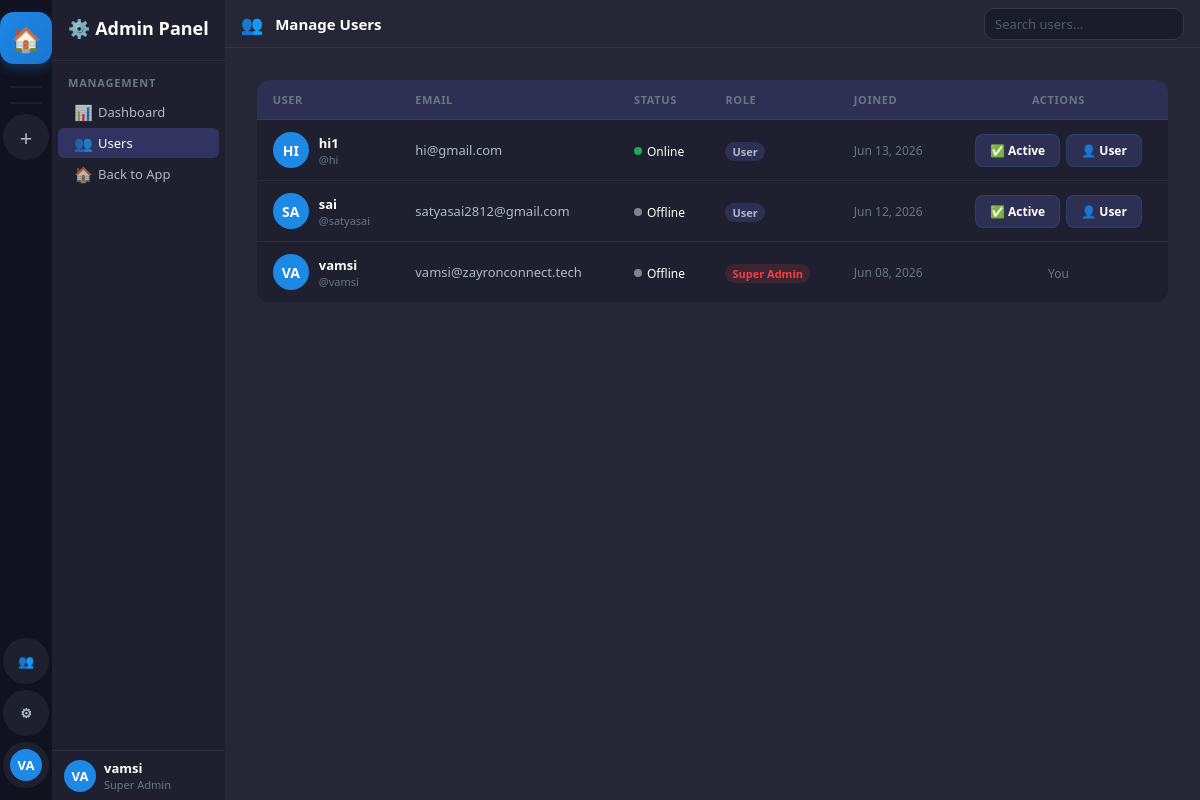
Before: /admin-panel/users/ (signed in) with the older database file.
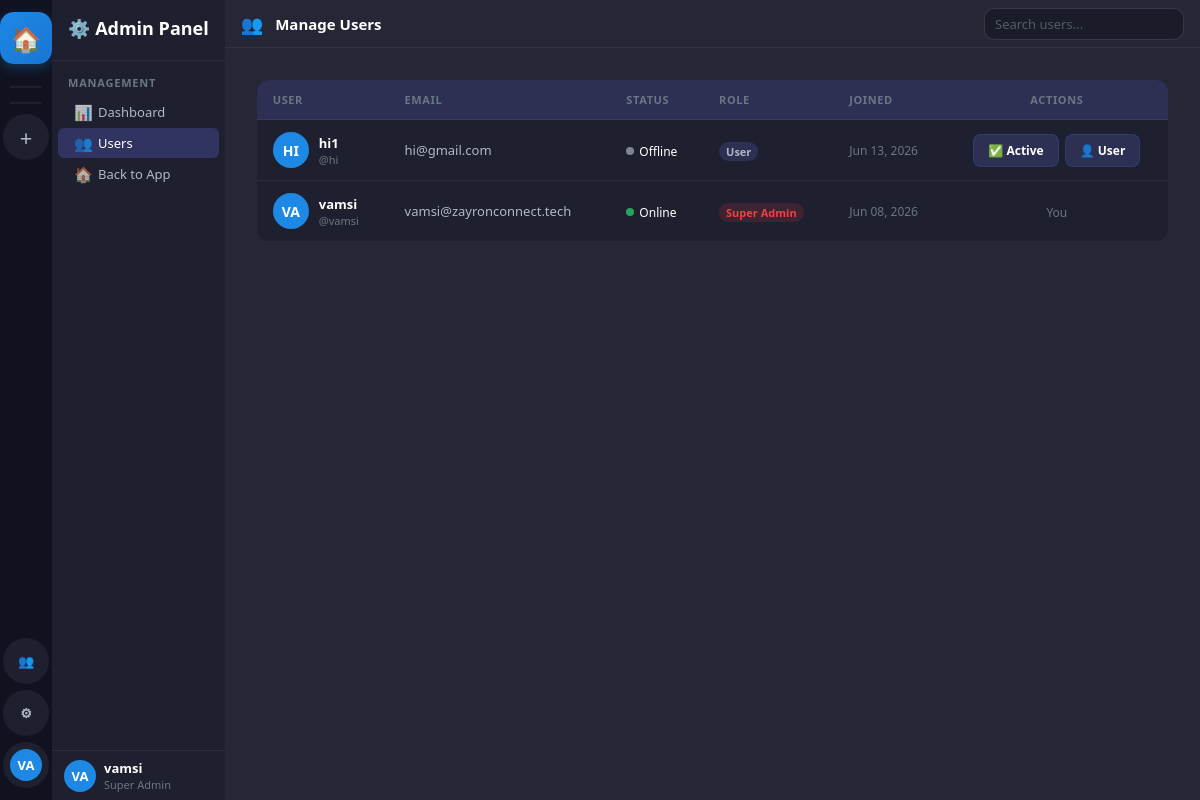
After: the same page with the newer database file.
### accounts/models.py (models this page shows, shortened)
class User(AbstractUser):
    ROLE_CHOICES = [
        ('super_admin', 'Super Admin'),
        ('hr', 'HR'),
        ('employee', 'Employee'),
    ]
    STATUS_CHOICES = [
        ('online', 'Online'),
        ('offline', 'Offline'),
        ('busy', 'Busy'),
        ('away', 'Away'),
    ]
    display_name = models.CharField(max_length=100, blank=True)
    avatar = models.ImageField(upload_to='avatars/', null=True, blank=True)
    is_super_admin = models.BooleanField(default=False)  # Legacy, kept for compatibility
    role = models.CharField(max_length=20, default='employee', choices=ROLE_CHOICES)
    status = models.CharField(max_length=20, default='offline', choices=STATUS_CHOICES)
    bio = models.TextField(blank=True)
    phone = models.CharField(max_length=20, blank=True)
    created_by = models.ForeignKey('self', on_delete=models.SET_NULL, null=True, blank=True, related_name='created_users')
    can_manage_users = models.BooleanField(default=False)  # Control access to user creation
    can_create_projects = models.BooleanField(default=False)  # Control access to project creation
    must_change_password = models.BooleanField(default=False)  # Force password change on first login
    class Meta:
        db_table = 'zc_users'
    def get_display_name(self):
        return self.display_name or self.get_full_name() or self.username
    def get_status_color(self):
        return {
            'online': '#23a55a',
            'offline': '#80848e',
            'busy': '#f23f43',
            'away': '#f0b232',
        }.get(self.status, '#80848e')
    def get_initials(self):
        name = self.get_display_name()
        parts = name.split()
        if len(parts) >= 2:
            return (parts[0][0] + parts[1][0]).upper()
        return name[:2].upper() if name else 'U'

### accounts/views.py (the view)
# urls.py: path('admin-panel/users/', views.admin_users, name='admin_users'),
@login_required
def admin_users(request):
    if not (request.user.is_super_admin or request.user.is_staff):
        return redirect('dashboard')
    users = User.objects.all().order_by('-date_joined')
    return render(request, 'admin_panel/users.html', {
        'users': users,
        'all_projects': request.user.projects.filter(is_active=True),
    })

### templates/admin_panel/users.html (shortened to what this page needs)
{% extends 'base.html' %}
{% block sidebar %}
<nav class="sidebar-channels">
  <div class="sc-header">
    <h2>⚙️ Admin Panel</h2>
  </div>
  <div class="sc-body">
    <div class="sc-section">
      <div class="sc-section-title">Management</div>
      <a href="/admin-panel/" class="ch-item">
        <span class="ch-icon">📊</span><span class="ch-name">Dashboard</span>
      </a>
      <a href="/admin-panel/users/" class="ch-item active">
        <span class="ch-icon">👥</span><span class="ch-name">Users</span>
      </a>
      <a href="/dashboard/" class="ch-item">
        <span class="ch-icon">🏠</span><span class="ch-name">Back to App</span>
      </a>
    </div>
  </div>
  <div class="sc-userbar">
    <div class="avatar avatar-32" style="background:var(--accent)">{{ user.get_initials }}</div>
    <div style="flex:1;min-width:0"><div class="ub-name">{{ user.get_display_name }}</div><div class="ub-tag">Super Admin</div></div>
  </div>
</nav>
{% endblock %}
{% block content %}
<div class="content-header">
  <span class="ch-icon-lg">👥</span>
  <h3>Manage Users</h3>
  <div class="header-actions">
    <input type="text" id="user-search" class="form-control" placeholder="Search users..." style="width:200px;padding:6px 10px;font-size:13px">
  </div>
</div>
<div class="dashboard-content">
  <div style="background:var(--bg-sidebar-r);border-radius:12px;overflow:hidden">
    <table style="width:100%;border-collapse:collapse" id="users-table">
      <thead>
        <tr style="background:var(--bg-hover)">
          <th style="text-align:left;padding:12px 16px;font-size:11px;color:var(--text-3);text-transform:uppercase;letter-spacing:.6px">User</th>
          <th style="text-align:left;padding:12px 16px;font-size:11px;color:var(--text-3);text-transform:uppercase;letter-spacing:.6px">Email</th>
          <th style="text-align:left;padding:12px 16px;font-size:11px;color:var(--text-3);text-transform:uppercase;letter-spacing:.6px">Status</th>
          <th style="text-align:left;padding:12px 16px;font-size:11px;color:var(--text-3);text-transform:uppercase;letter-spacing:.6px">Role</th>
          <th style="text-align:left;padding:12px 16px;font-size:11px;color:var(--text-3);text-transform:uppercase;letter-spacing:.6px">Joined</th>
          <th style="text-align:center;padding:12px 16px;font-size:11px;color:var(--text-3);text-transform:uppercase;letter-spacing:.6px">Actions</th>
        </tr>
      </thead>
      <tbody>
        {% for u in users %}
        <tr style="border-top:1px solid var(--border)" id="user-row-{{ u.id }}" data-name="{{ u.get_display_name|lower }} {{ u.username|lower }} {{ u.email|lower }}">
          <td style="padding:12px 16px">
            <div style="display:flex;align-items:center;gap:10px">
              <div class="avatar avatar-36" style="background:var(--accent)">
                {% if u.avatar %}<img src="{{ u.avatar.url }}" alt="">{% else %}{{ u.get_initials }}{% endif %}
              </div>
              <div>
                <div style="font-size:13px;font-weight:600">{{ u.get_display_name }}</div>
                <div style="font-size:11px;color:var(--text-3)">@{{ u.username }}</div>
              </div>
            </div>
          </td>
          <td style="padding:12px 16px;font-size:13px;color:var(--text-2)">{{ u.email }}</td>
          <td style="padding:12px 16px">
            <span style="display:inline-flex;align-items:center;gap:5px;font-size:12px">
              <span style="width:8px;height:8px;border-radius:50%;background:{{ u.get_status_color }}"></span>
              {{ u.get_status_display }}
            </span>
          </td>
          <td style="padding:12px 16px">
            {% if u.is_super_admin %}<span class="badge badge-danger">Super Admin</span>
            {% elif u.is_staff %}<span class="badge badge-accent">Staff</span>
            {% else %}<span class="badge" style="background:var(--bg-hover);color:var(--text-2)">User</span>{% endif %}
          </td>
          <td style="padding:12px 16px;font-size:12px;color:var(--text-3)">{{ u.date_joined|date:"M d, Y" }}</td>
          <td style="padding:12px 16px;text-align:center">
            {% if u != user %}
            <div style="display:flex;gap:6px;justify-content:center">
              <button class="btn btn-sm {% if u.is_active %}btn-secondary{% else %}btn-danger{% endif %}"
                      onclick="toggleUser({{ u.id }}, this)"
                      data-active="{{ u.is_active|yesno:'true,false' }}"
                      title="{% if u.is_active %}Disable{% else %}Enable{% endif %}">
                {% if u.is_active %}✅ Active{% else %}❌ Disabled{% endif %}
              </button>
              <button class="btn btn-sm btn-secondary"
                      onclick="toggleAdmin({{ u.id }}, this)"
                      title="Toggle admin">
                {% if u.is_super_admin %}👑 Admin{% else %}👤 User{% endif %}
              </button>
            </div>
            {% else %}
            <span style="font-size:12px;color:var(--text-3)">You</span>
            {% endif %}
          </td>
        </tr>
        {% endfor %}
      </tbody>
    </table>
  </div>
</div>
{% endblock %}

### templates/base.html (shortened to what this page needs)
<!DOCTYPE html>
<html lang="en">
<head>
<link rel="stylesheet" href="/static/css/main.css">
</head>
<body>
<div class="app-shell">
  <nav class="sidebar-projects" id="sidebar-projects">
    <a href="/dashboard/" class="sp-btn sp-logo" title="Home" onclick="location.reload(); return true">🏠</a>
    <div class="sp-divider"></div>
    <div class="sp-divider"></div>
    {% if user.role == 'super_admin' or user.role == 'hr' or user.can_create_projects %}
    <a href="/project/create/" class="sp-btn" title="New Project">
      <span style="font-size:22px;font-weight:300">+</span>
    </a>
    {% endif %}
    {% if user.role == 'super_admin' or user.role == 'hr' or user.can_manage_users %}
    <a href="{% url 'user_management_unified' %}" class="sp-btn" title="User Management">
      👥
    </a>
    {% endif %}
    {% if user.is_super_admin or user.is_staff %}
    <a href="/admin-panel/" class="sp-btn" title="Admin Panel">
      ⚙
    </a>
    {% endif %}
    <a href="/profile/" class="sp-btn" title="Profile">
      <div class="avatar avatar-32" style="background:var(--accent)">{{ user.get_initials }}</div>
    </a>
  </nav>
  {% block sidebar %}{% endblock %}
  <main class="main-content" id="main-content">
    {% block content %}{% endblock %}
  </main>
</div>
</body>
</html>

Changed rows visible on the page:
removed User: get_initials "SA", get_display_name "sai", username "satyasai", email "satyasai2812@gmail.com", status "Offline", is_super_admin "User", date_joined "Jun 12, 2026", is_active "✅ Active"
changed User "VA": status "Offline" → "Online"
changed User "HI": status "Online" → "Offline"
